Frame 1 (no input): blank canvas, image omitted
Frame 60 (no input): blank canvas, image omitted
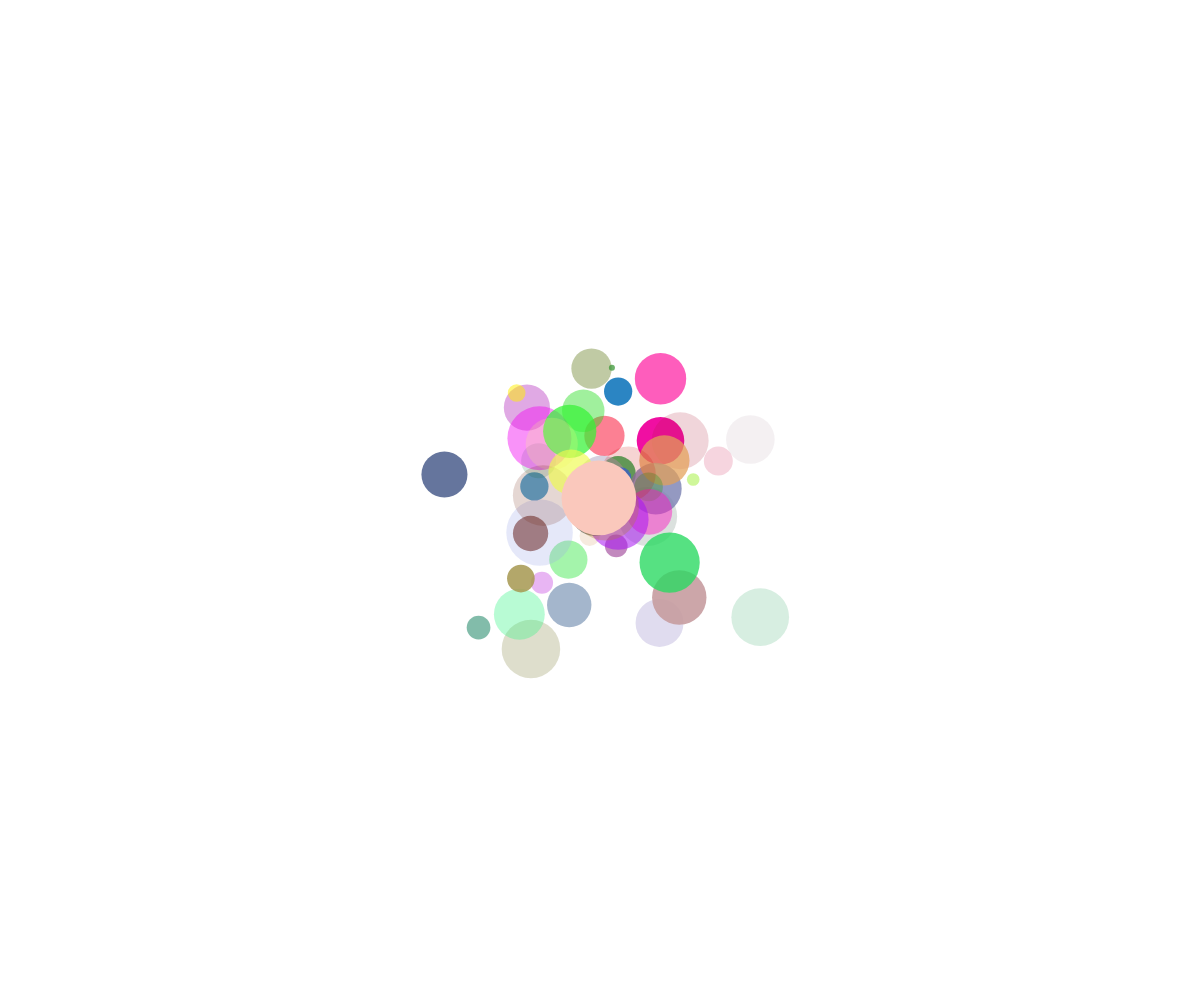
Frame 120 (the mouse pressed at the canvas centre since frame 60)

The p5.js sketch whose frames 1 and 60 were blank and that drew this single picture after the mouse press (run headless with seeded random() and noise() and a simulated clock; from frame 60 on, the mouse is pressed at the canvas centre):

// p5.js sketch
// ── sketch.js
var theParticles = [];
var theCanvas;
function setup() {
    theCanvas = createCanvas(windowWidth,windowHeight);
}

function draw() {
    background(255);
    fill(0);

    if (mouseIsPressed) {
        theParticles.push( new Particle(mouseX, mouseY) );
    }

    for (var i = 0; i < theParticles.length; i++) {
        var result = theParticles[i].moveAndDisplay();
        if (result) {
            theParticles.splice(i, 1);
            i = i - 1;
        }

    }
}

function Particle(startX, startY) {
    // all particles should store their initial starting position
    this.x = startX;
    this.y = startY;

    // all particles should pick a random color for themselves
    this.red = random(255);
    this.green = random(255);
    this.blue = random(255);
    this.alpha = random(30,255);

    // all particles need a size
    this.size = random(20,75);

    // all particles should pick a random speed
    this.xSpeed = random(-3,3);
    this.ySpeed = random(-3,3);

    // all particles need to be able to move and display themselves
    this.moveAndDisplay = function() {
        // move
        this.x += this.xSpeed;
        this.y += this.ySpeed;

        // adjust size down a little bit
        this.size -= 0.3;
        this.size = constrain(this.size, 0, 75);

        // draw our particles
        fill(this.red, this.green, this.blue, this.alpha);
        noStroke();
        ellipse(this.x, this.y, this.size, this.size);

        // have the function return true if the particle is so small that it can be safely removed
        if (this.size <= 0) {
            return true;
        }
        else {
            return false;
        }
    }
}


function windowResized() {
    theCanvas.size(windowWidth, windowHeight);
}
